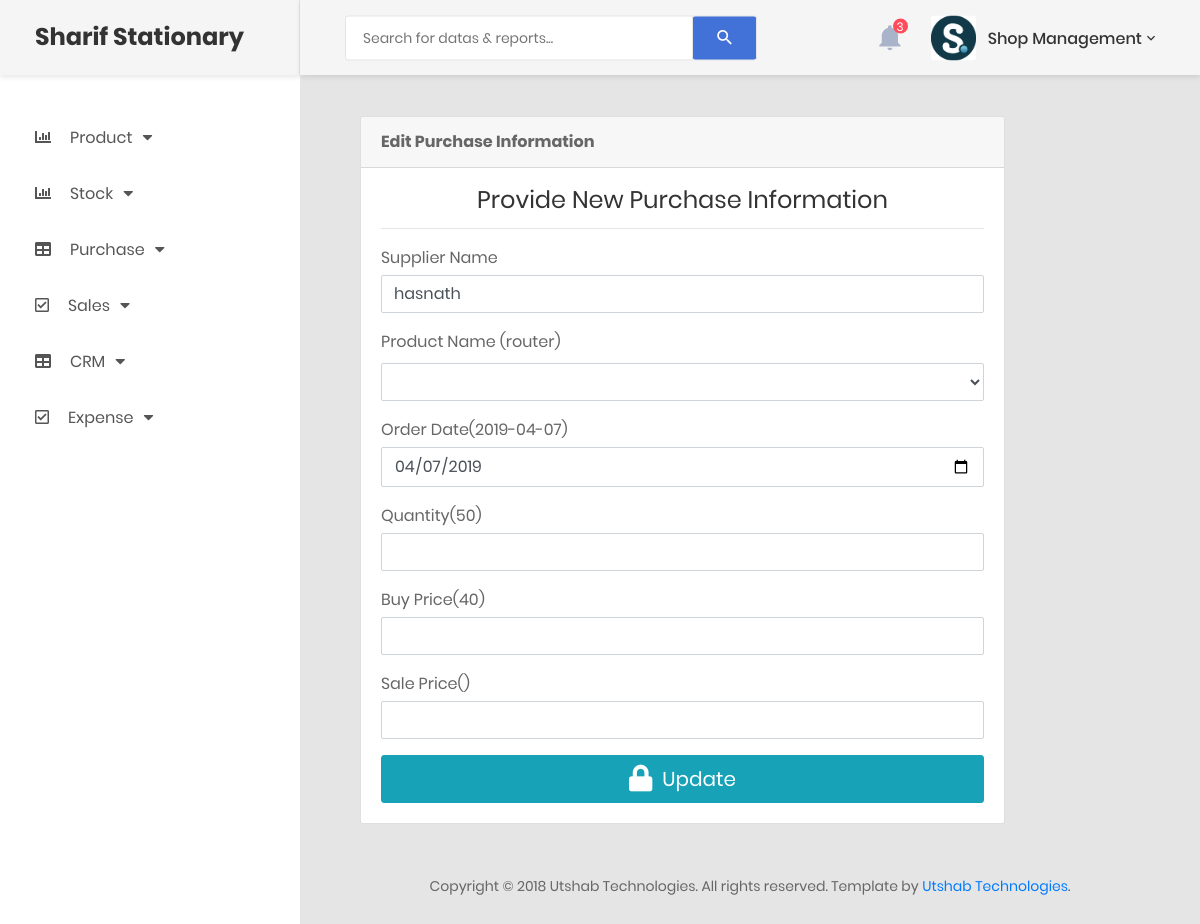
Screenshot of /inc.process/edit_purchase_report_process.php?id=3 (signed in) with the database file from the repository.
### tables this page shows
CREATE TABLE `purchase` (
  `id` int(11) NOT NULL,
  `supplier_name` text NOT NULL,
  `order_date` date NOT NULL,
  `product_name` varchar(30) NOT NULL,
  `qty` text NOT NULL,
  `unit_type` varchar(50) NOT NULL,
  `buy_price` text NOT NULL
);

### inc.process/edit_purchase_report_process.php (the view, shortened to what this page needs)
<?php include 'header.php'; ?>
<?php
require_once('db_connect.php');
$id=$_GET['id'];
?>
            <div class="main-content">
                <div class="section__content section__content--p30">
                    <div class="container-fluid">
                            <?php
                            $query1="select * from purchase where id=$id ";
							$query1_run=mysqli_query($connect , $query1);
							while($row=mysqli_fetch_array($query1_run)){
								$supplier_name=$row['supplier_name'];
                                $order_date=$row['order_date'];
								$product_name=$row['product_name'];
								$qty=$row['qty'];
                                $buy_price=$row['buy_price'];
								$sale_price=$row['sale_price'];
							}
                            ?>
                                <form action="edit_purchase_report_process_func.php?id=<?php echo $id; ?>" method="POST">
                                    <div class="col-lg-10">
                                <div class="card">
                                    <div class="card-header"><b>Edit Purchase Information</b></div>
                                    <div class="card-body">
                                        <div class="card-title">
                                            <h3 class="text-center title-2">Provide New Purchase Information</h3>
                                        </div>
                                        <hr>
                                        <form action="" method="post" novalidate="novalidate">
                                            <div class="form-group">
                                                <label for="supplier_name" class="control-label mb-1">Supplier Name</label>
                                                <input id="supplier_name" name="supplier_name" type="text" class="form-control" value="<?php echo $supplier_name; ?>" >
                                            </div>
                                            <div class="form-group">
                                                <label for="product_name" class="control-label ">Product Name (<?php echo $product_name; ?>)</label>
                                                <select  name="product_name" required id="product_name" class="form-control" >
                                                    <option value="<?php echo $row['product_name']; ?>" required ></option>
                                                    <?php
                                                    $query="select * from product ";
                                                    $query_run=mysqli_query($connect,$query);
                                                    while($row=mysqli_fetch_array($query_run)){
                                                        ?>
                                                        <option required value="<?php echo $row['product_name']; ?>" > <?php echo $row['product_name']; ?></option >
                                                        <?php
                                                    }
                                                    ?>
                                                </select>
                                            </div>
                                            <div class="form-group has-success">
                                                <label for="order_date" class="control-label mb-1">Order Date(<?php echo $order_date; ?>)</label>
                                                <input id="order_date" name="order_date" type="date" class="form-control " value="<?php echo $order_date; ?>">
                                            </div>
                                            <div class="form-group has-success">
                                                <label for="qty" class="control-label mb-1"> Quantity(<?php echo $qty; ?>)</label>
                                                <input id="qty" name="qty" type="text" class="form-control " required >
                                            </div>
                                            <div class="form-group">
                                                <label for="buy_price" class="control-label mb-1">Buy Price(<?php  echo $buy_price; ?>)</label>
                                                <input id="buy_price" name="buy_price" type="text" class="form-control " required>
                                            </div>
                                            <div class="form-group">
                                                <label for="sale_price" class="control-label mb-1">Sale Price(<?php echo $sale_price; ?>)</label>
                                                <input id="sale_price" name="sale_price" type="text" class="form-control " required>
                                            </div>
                                            <div>
                                                <button id="payment-button" type="submit" name="submit" class="btn btn-lg btn-info btn-block">
                                                    <i class="fa fa-lock fa-lg"></i>&nbsp;
                                                    <span id="payment-button-amount">Update</span>
                                                </button>
                                            </div>
                                        </form>
                                    </div>
                                </div>
                            </div>
                                </form>
                        <div class="row">
                            <div class="col-md-12">
                                <div class="copyright">
                                    <p>Copyright © 2018 Utshab Technologies. All rights reserved. Template by <a href="https://colorlib.com">Utshab Technologies</a>.</p>
                                </div>
                            </div>
                        </div>
                    </div>
                </div>
            </div>
        <?php require 'footer.php' ?>

### rows the page displays
purchase: supplier_name "hasnath", product_name "router", order_date "2019-04-07", order_date "04/07/2019", qty "50", buy_price "40"
